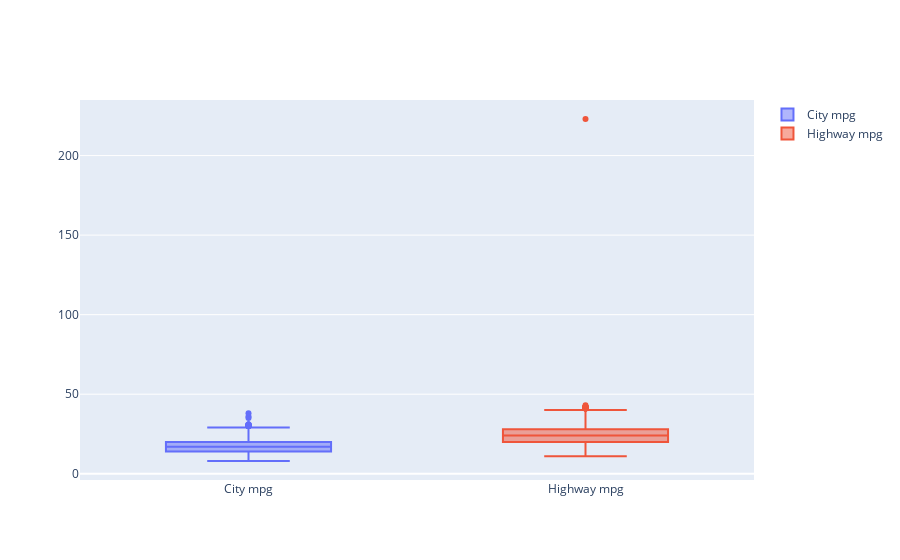

Write notebook code for a chart like this one.
### Code cell
fig = go.Figure()
fig.add_trace(go.Box(y=df["City mpg"], name="City mpg"))
fig.add_trace(go.Box(y=df["Highway mpg"], name="Highway mpg"))
fig.show()

### Figure 1 — Plotly figure (JSON) as saved in the notebook; plotly's stock layout.template omitted (floating-point values rounded to 4 significant figures; data arrays with more than 128 entries replaced by an {"elided": "..."} marker saying what was removed)
{"data": [{"name": "City mpg", "type": "box", "y": {"elided": "5030 int values"}}, {"name": "Highway mpg", "type": "box", "y": {"elided": "5030 int values"}}], "layout": {}}
